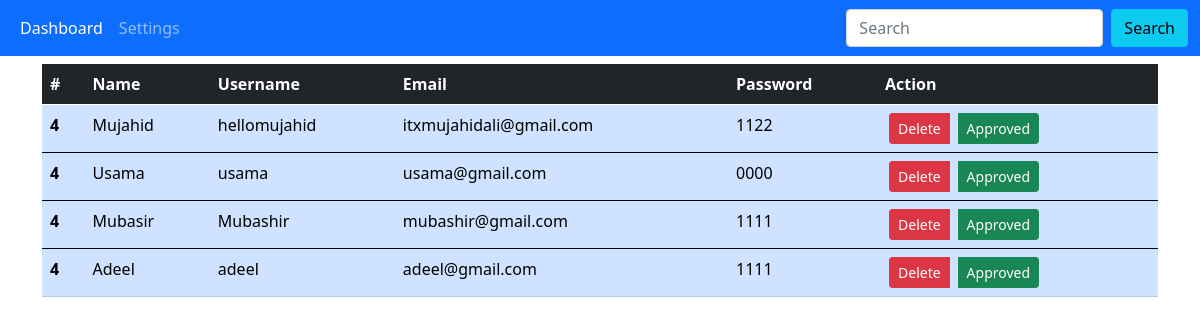
The app's page /checkall, older data.
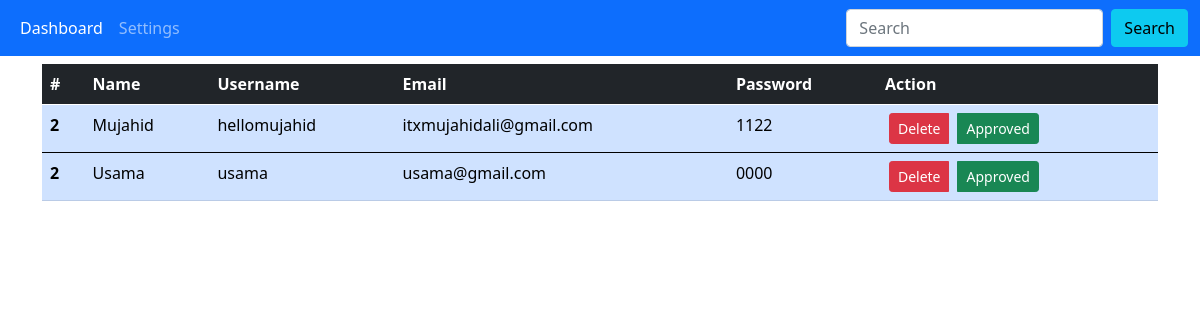
The same page, newer data.
### crudAPP/models.py (models this page shows, shortened)
class WebUser(models.Model):
    id = models.AutoField(primary_key=True)
    firstName = models.CharField(max_length=21)
    lastName = models.CharField(max_length=20)
    fatherName = models.CharField(max_length=50)
    userName = models.CharField(max_length=50)
    Email = models.CharField(max_length=50)
    Password = models.CharField(max_length=50)
    status = models.BooleanField(default=False)
    isAdmin = models.BooleanField(default=False)

### crudAPP/views.py (the view)
# urls.py: path('checkall', include('crudAPP.urls')),
def checkall(request):
    data = WebUser.objects.filter(isAdmin=False)
    length = len(data)
    context = {
        'data': data,
        'length' : length
    }
    return render(request, "admin/checkall.html",context)

### templates/admin/checkall.html (shortened to what this page needs)
<!DOCTYPE html>
<html lang="en">
<head>
  <link href="https://cdn.jsdelivr.net/npm/bootstrap@5.0.2/dist/css/bootstrap.min.css" rel="stylesheet"
 />
</head>
<body>
  <nav class="navbar navbar-expand-lg navbar-dark bg-primary">
    <div class="container-fluid">
      <div class="collapse navbar-collapse" id="navbarSupportedContent">
        <ul class="navbar-nav me-auto mb-2 mb-lg-0">
          <li class="nav-item">
            <a class="nav-link active" aria-current="page" href="/admin">Dashboard</a>
          </li>
          <li class="nav-item">
            <a class="nav-link" href="#">Settings</a>
          </li>
        </ul>
        <form class="d-flex">
          <input class="form-control me-2" type="search" placeholder="Search" aria-label="Search" />
          <button class="btn btn-info" type="submit">Search</button>
        </form>
      </div>
    </div>
  </nav>
  <div class="container mt-2">
    <table class="table">
        <thead>
          <tr class="table-dark">
            <th scope="col">#</th>
            <th scope="col">Name</th>
            <th scope="col">Username</th>
            <th scope="col">Email</th>
            <th scope="col">Password</th>
            <th scope="col">Action</th>
          </tr>
        </thead>
        {% for datas in data %}
        <tbody>
          <tr class="table-primary">
            <th scope="row">{{length}}</th>
            <td>{{datas.firstName}}</td>
            <td>{{datas.userName}}</td>
            <td>{{datas.Email}}</td>
            <td>{{datas.Password}}</td>
            <td>
              <div class="btn-group" role="group" aria-label="Basic outlined example">
                <a type="button" class="btn btn-danger btn-sm mx-1" href={% url 'delete_user' datas.userName %}>Delete</a>
                <a type="button" class="btn btn-success btn-sm mx-1" href={% url 'delete_user' datas.userName %}>Approved</a>
              </div>
            </td>
          </tr>
          {% endfor %}
        </tbody>
      </table>
    </div>
</body>
</html>

Row changes from the older to the newer data that the page shows:
removed WebUser: length "4", firstName "Mubasir", userName "Mubashir", Email "mubashir@gmail.com", Password "1111"
removed WebUser: length "4", firstName "Adeel", userName "adeel", Email "adeel@gmail.com", Password "1111"
computed for WebUser "Mujahid": length "4" → "2"
computed for WebUser "Usama": length "4" → "2"
